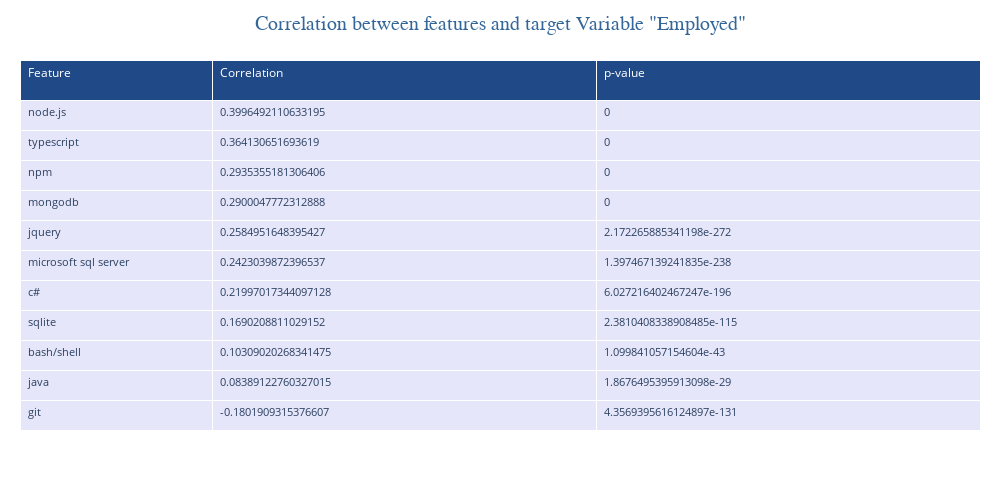

Write notebook code for a chart like this one.
### Markdown cell above
## <span style="color: #336699;">4.9. Correlation between numerical features</span>

Also a correlation between features and target variable would be advisable to check. Normally the test used is <span style="color: #336699;">point-biserial correlation coefficient (rpb)</span>
This test is a statistical measure used to assess the relationship between a continuous variable and a dichotomous variable [Schober2018]. It is a special case of the Pearson correlation coefficient, applied when one variable is continuous and the other is binary. In this particualry case, the test will check the correlation between each feature and the target variable "Employed".

### Code cell
# Create a dictionary to store results
correlations = {}
# Loop through each feature in X_trainNew
for feature in X_trainNew.columns:
    corr, p_value = pointbiserialr(X_trainNew[feature], y_train)
    correlations[feature] = {'Correlation': corr, 'p-value': p_value}
# Convert to a DataFrame for better visualization
correlation_df = pd.DataFrame(correlations).T.sort_values(by='Correlation', ascending=False)
correlation_df = correlation_df.reset_index().rename(columns={'index': 'Feature'})

create_table(correlation_df, 
             title='Correlation between features and target Variable "Employed"', 
             width=1000, 
             height=500,
            columnwidth=[5,10,10])

### Figure 1 — Plotly figure (JSON) as saved in the notebook; plotly's stock layout.template omitted (floating-point values rounded to 4 significant figures)
{"data": [{"cells": {"align": "left", "fill": {"color": "lavender"}, "font": {"size": 11}, "height": 30, "values": [["node.js", "typescript", "npm", "mongodb", "jquery", "microsoft sql server", "c#", "sqlite", "bash/shell", "java", "git"], [0.3996, 0.3641, 0.2935, 0.29, 0.2585, 0.2423, 0.22, 0.169, 0.1031, 0.08389, -0.1802], [0, 0, 0, 0, 2.172e-272, 1.397e-238, 6.027e-196, 2.381e-115, 1.1e-43, 1.868e-29, 4.357e-131]]}, "columnwidth": [5, 10, 10], "header": {"align": "left", "fill": {"color": "#204A87"}, "font": {"color": "white"}, "height": 40, "values": ["Feature", "Correlation", "p-value"]}, "type": "table"}], "layout": {"height": 500, "margin": {"b": 20, "l": 20, "r": 20, "t": 60}, "paper_bgcolor": "rgba(0,0,0,0)", "plot_bgcolor": "rgba(0,0,0,0)", "title": {"font": {"color": "#336699", "family": "Arial", "size": 20}, "text": "Correlation between features and target Variable \"Employed\"", "x": 0.5, "xanchor": "center"}, "width": 1000}}
